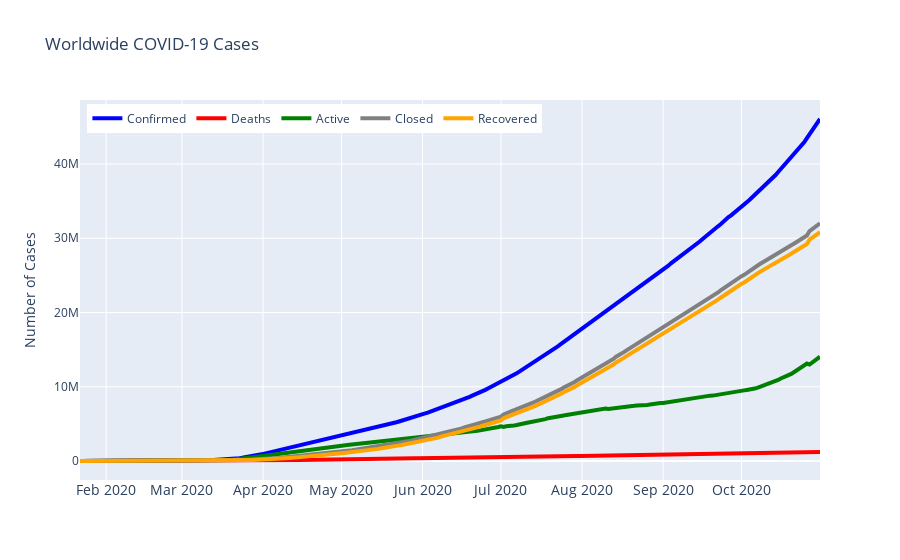

Write notebook code for a chart like this one.
### Code cell
Countries_analysis.worldcases(dict_df_by_country)

### Figure 1 — Plotly figure (JSON) as saved in the notebook; plotly's stock layout.template omitted (floating-point values rounded to 4 significant figures; data arrays with more than 128 entries replaced by an {"elided": "..."} marker saying what was removed)
{"data": [{"line": {"color": "blue", "width": 4}, "name": "Confirmed", "type": "scatter", "x": {"elided": "284 str values"}, "y": {"elided": "284 int values"}}, {"line": {"color": "red", "width": 4}, "name": "Deaths", "type": "scatter", "x": {"elided": "284 str values"}, "y": {"elided": "284 int values"}}, {"line": {"color": "green", "width": 4}, "name": "Active", "type": "scatter", "x": {"elided": "284 str values"}, "y": {"elided": "284 int values"}}, {"line": {"color": "gray", "width": 4}, "name": "Closed", "type": "scatter", "x": {"elided": "284 str values"}, "y": {"elided": "284 int values"}}, {"line": {"color": "orange", "width": 4}, "name": "Recovered", "type": "scatter", "x": {"elided": "284 str values"}, "y": {"elided": "284 int values"}}], "layout": {"legend": {"orientation": "h", "x": 0.01, "y": 0.99}, "title": {"text": "Worldwide COVID-19 Cases"}, "xaxis": {"tickfont": {"size": 14}}, "yaxis": {"title": {"text": "Number of Cases"}}}}
